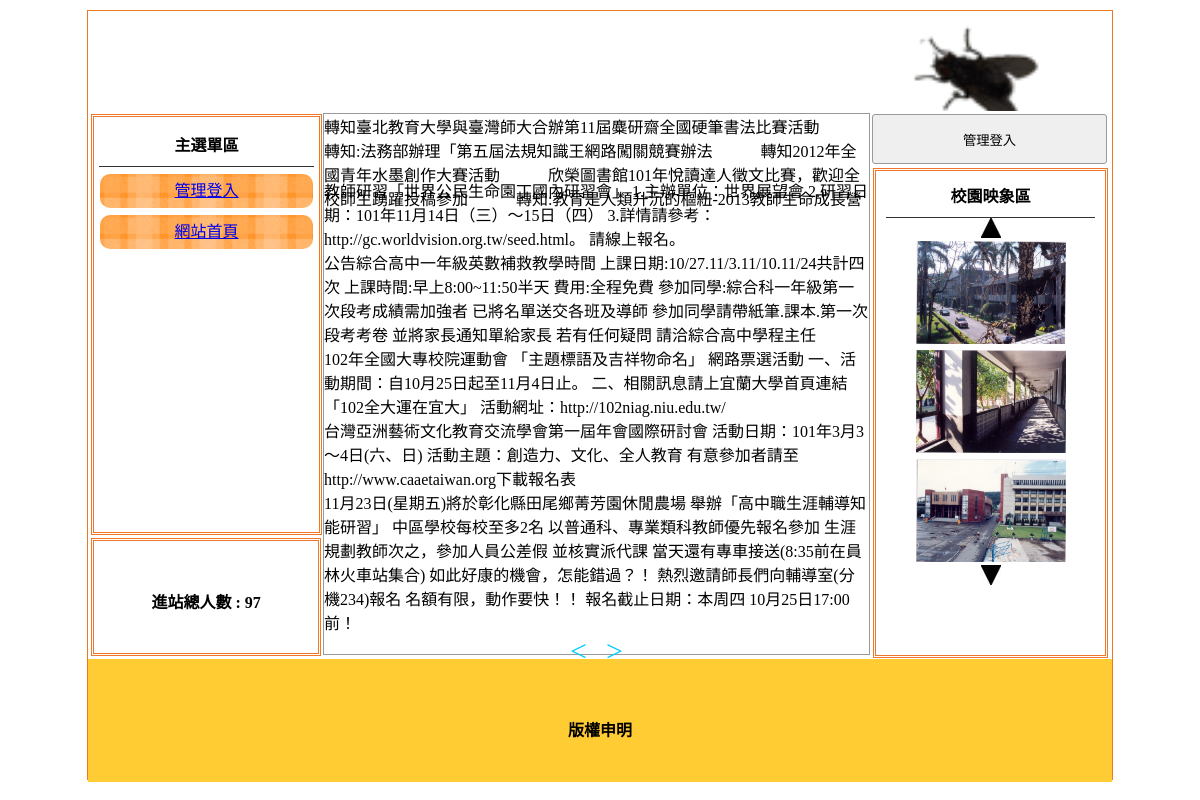
The app's page /index.php?do=news with its own data.
### tables this page shows
CREATE TABLE `home` (
  `id` int(10) UNSIGNED NOT NULL,
  `text` text NOT NULL,
  `img` text NOT NULL,
  `sh` int(11) NOT NULL
);

CREATE TABLE `menu` (
  `id` int(10) UNSIGNED NOT NULL,
  `title` text NOT NULL,
  `text` text NOT NULL,
  `sh` int(11) NOT NULL DEFAULT 1,
  `MID` int(11) NOT NULL DEFAULT 0
);

CREATE TABLE `total` (
  `id` int(10) UNSIGNED NOT NULL,
  `total` int(11) NOT NULL
);

CREATE TABLE `ad` (
  `id` int(10) UNSIGNED NOT NULL,
  `text` text NOT NULL,
  `sh` int(11) NOT NULL
);

CREATE TABLE `news` (
  `id` int(10) UNSIGNED NOT NULL,
  `text` text NOT NULL,
  `sh` int(11) NOT NULL DEFAULT 1
);

CREATE TABLE `image` (
  `id` int(10) UNSIGNED NOT NULL,
  `img` text NOT NULL,
  `sh` int(11) NOT NULL DEFAULT 1
);

CREATE TABLE `bottom` (
  `id` int(10) UNSIGNED NOT NULL,
  `text` text NOT NULL
);

### base.php (called while the page is built, shortened)
<?php
  class DB{
    private $dns="mysql:host=localhost;dbname=db01;charset=utf8",$table,$pdo,$root="root",$pw="";
    function __construct($table)
    {
      $this->table=$table;
      $this->pdo=new PDO($this->dns,$this->root,$this->pw);
    }
    function all(...$arg)
    {
      $sql = "SELECT * FROM $this->table ";
      if(isset($arg[0])){
        if(is_array($arg[0])){
          foreach ($arg[0] as $k => $v){
          $tmp[]=sprintf("`%s` = '%s'",$k,$v);
          }
          $sql = $sql . " WHERE " .implode(" && ",$tmp);
        }else{
          $sql = $sql . $arg[0];
        }
      }
      return $this->pdo->query($sql)->fetchAll();
    }
    function find($id)
    {
      $sql = "SELECT * FROM $this->table ";
        if(is_array($id)){
          foreach ($id as $k => $v){
          $tmp[]=sprintf("`%s` = '%s'",$k,$v);
          }
          $sql = $sql . " WHERE " .implode(" && ",$tmp);
        }else{
          $sql = $sql . " WHERE `id` = '$id'";
        }
      return $this->pdo->query($sql)->fetch(PDO::FETCH_ASSOC);
    }
  }
  $Home=new DB('home');
  $Ad=new DB('ad');
  $Image=new DB('image');
  $Total=new DB('total');
  $Bottom=new DB('bottom');
  $News=new DB('news');
  $Menu=new DB('menu');

### index.php (the view, shortened to what this page needs)
<?php include_once 'base.php' ?>
<!DOCTYPE html PUBLIC "-//W3C//DTD XHTML 1.0 Transitional//EN" "http://www.w3.org/TR/xhtml1/DTD/xhtml1-transitional.dtd">
<html xmlns="http://www.w3.org/1999/xhtml">
<head>
  <link href="./css.css" rel="stylesheet" type="text/css">
</head>
<body>
  <div id="main">
    <a title="" href="index.php">
      <div class="ti" style="background:url('./icon/<?= $Home->all(['sh' => 1])[0]['img'] ?>'); background-size:cover;"></div>
    </a>
    <div id="ms">
      <div id="lf" style="float:left;">
        <div id="menuput" class="dbor">
          <span class="t botli">主選單區</span>
          <?php $menus = $Menu->all(["MID" => 0, 'sh' => 1]);
          foreach ($menus as $menu) {
            printf('<div class="cent mainmu"><a href="%s">%s</a>',$menu['text'],$menu['title']);
            $Lm=$Menu->all(["MID"=>$menu['id']]);
            foreach($Lm as $lm){
            printf('<div class="mw mainmu2" style="display:none"><a href="%s">%s</a></div>',$lm['text'],$lm['title']);
            }
            echo "</div>";
          }
          ?>
        </div>
        <div class="dbor" style="margin:3px; width:95%; height:20%; line-height:100px;">
          <span class="t">進站總人數 :
            <?= $Total->find(1)['total'] ?>
          </span>
        </div>
      </div>
      <div class="di" style="height:540px; border:#999 1px solid; width:53.2%; margin:2px 0px 0px 0px; float:left; position:relative; left:20px;">
        <marquee scrolldelay="120" direction="left" style="position:absolute; width:100%; height:40px;">
          <?php
          $ads = $Ad->all(['sh' => 1]);
          foreach ($ads as $ad) {
            echo $ad['text'] . "　　　";
          }
          ?>
        </marquee>
        <div style="height:32px; display:block;"></div>
        <?php
        $do = $_GET['do'] ?? 'home';
        $file = "front/$do.php";
        include_once file_exists($file) ? $file : 'front/home.php';
        ?>
      </div>
      <div class="di di ad" style="height:540px; width:23%; padding:0px; margin-left:22px; float:left; ">
        <button style="width:100%; margin-left:auto; margin-right:auto; margin-top:2px; height:50px;" onclick="lo('?do=login')">管理登入</button>
        <div style="width:89%; height:480px;" class="dbor">
          <span class="t botli">校園映象區</span>
          <div class="cent">
            <img src="/icon/up.jpg" onclick="pp(1)">
          </div>
          <?php
            $ics=$Image->all(["sh"=>1]);
            foreach($ics as $key=> $ic){
              printf('<div class="cent im" id="ssaa%s">
              <img src="/icon/%s" style="height:103px;width:150px;margin:3px">
              </div>',$key,$ic['img']);
            }
          ?>
          <div class="cent">
          <img src="/icon/dn.jpg" onclick="pp(2)">
          </div>
        </div>
      </div>
    </div>
    <div style="width:1024px; left:0px; position:relative; background:#FC3; margin-top:4px; height:123px; display:block;">
      <span class="t" style="line-height:123px;"><?= $Bottom->find(1)['text'] ?></span>
    </div>
  </div>
</body>
</html>

### front/news.php (shortened to what this page needs)
<marquee scrolldelay="120" direction="left" style="position:absolute; width:100%; height:40px;">
        </marquee>
        <div style="height:32px; display:block;"></div>
        <?php
        $small=5;
        $now=$_GET['p']??1;
        $start=($now-1)*$small;
        $news=$News->all("LIMIT $start,$small");
        foreach($news as $nw){
          printf('<div>%s</div>',$nw['text']);
        }
        ?>
        <div style="text-align:center;">
          <a class="bl" style="font-size:30px;" href="?do=meg&p=0">&lt;&nbsp;</a>
          <a class="bl" style="font-size:30px;" href="?do=meg&p=0">&nbsp;&gt;</a>
        </div>

### css.css (style rules this page uses)
body { padding:0px; margin:0px; }
#main { width:1024px; height:768px; margin:10px auto 10px auto; border:#EE7728 1px solid; position:relative; }
.ti { width:100%; height:100px; position:relative; background-size:cover; background-repeat:no-repeat; }
.dbor { border:#EE7728 double 3px; margin:1px; padding:2px 10px 2px 10px; }
.t { font-weight:800; display:block; text-align:center; padding:10px 1px 10px 1px; }
.botli { border-bottom:#333 1px solid; }
.mainmu { position:relative; border-radius:10px; background:url(icon/menu.fw.png) center no-repeat; background-size:cover; line-height:30px; padding:2px 10px 2px 10px; margin:7px 1px 7px 1px; }
#lf { height:540px; width:21%; display:inline-block; }
#menuput { width:100%; height:75%; position:relative; padding:5px; display:block; margin: 3px; }
.di { display:inline-block; }
.ad { margin:1px; padding:2px 10px 2px 10px; }
.cent { text-align:center; }
input,button { border:#999 1px solid; border-radius:3px; background:#EFEFEF; padding:5px; margin:3px; }
.bl { color:#0CF; cursor:pointer; text-decoration:none; }

### records on screen
home: img (picture)
menu: title "管理登入"
menu: title "網站首頁"
total: total "97"
ad: text "轉知臺北教育大學與臺灣師大合辦第11屆麋研齋全國硬筆書法比賽活動"
ad: text "轉知:法務部辦理「第五屆法規知識王網路闖關競賽辦法"
ad: text "轉知2012年全國青年水墨創作大賽活動"
ad: text "欣榮圖書館101年悅讀達人徵文比賽，歡迎全校師生踴躍投稿參加"
ad: text "轉知:教育是人類升沉的樞紐-2013教師生命成長營"
news: text "教師研習「世界公民生命園丁國內研習會」 1.主辦單位：世界展望會 2.研習日期：101年11月14日（三）～15日（四） 3.詳情請參考： http://gc.worldvision.org.tw/seed.html。 請線上報名。"
news: text "公告綜合高中一年級英數補救教學時間 上課日期:10/27.11/3.11/10.11/24共計四次 上課時間:早上8:00~11:50半天 費用:全程免費 參加同學:綜合科一年級第一次段考成績需加強者 已將名單送交各班及導師 參加同學請帶紙筆.課本.第一次段考考卷 並將家長通知單給家長 若有任何疑問 請洽綜合高中學程主任"
news: text "102年全國大專校院運動會 「主題標語及吉祥物命名」 網路票選活動 一、活動期間：自10月25日起至11月4日止。 二、相關訊息請上宜蘭大學首頁連結「102全大運在宜大」 活動網址：http://102niag.niu.edu.tw/"
news: text "台灣亞洲藝術文化教育交流學會第一屆年會國際研討會 活動日期：101年3月3～4日(六、日) 活動主題：創造力、文化、全人教育 有意參加者請至http://www.caaetaiwan.org下載報名表"
news: text "11月23日(星期五)將於彰化縣田尾鄉菁芳園休閒農場 舉辦「高中職生涯輔導知能研習」 中區學校每校至多2名 以普通科、專業類科教師優先報名參加 生涯規劃教師次之，參加人員公差假 並核實派代課 當天還有專車接送(8:35前在員林火車站集合) 如此好康的機會，怎能錯過？！ 熱烈邀請師長們向輔導室(分機234)報名 名額有限，動作要快！！ 報名截止日期：本周四 10月25日17:00前！"
image: img (picture)
image: img (picture)
image: img (picture)
bottom: text "版權申明"
